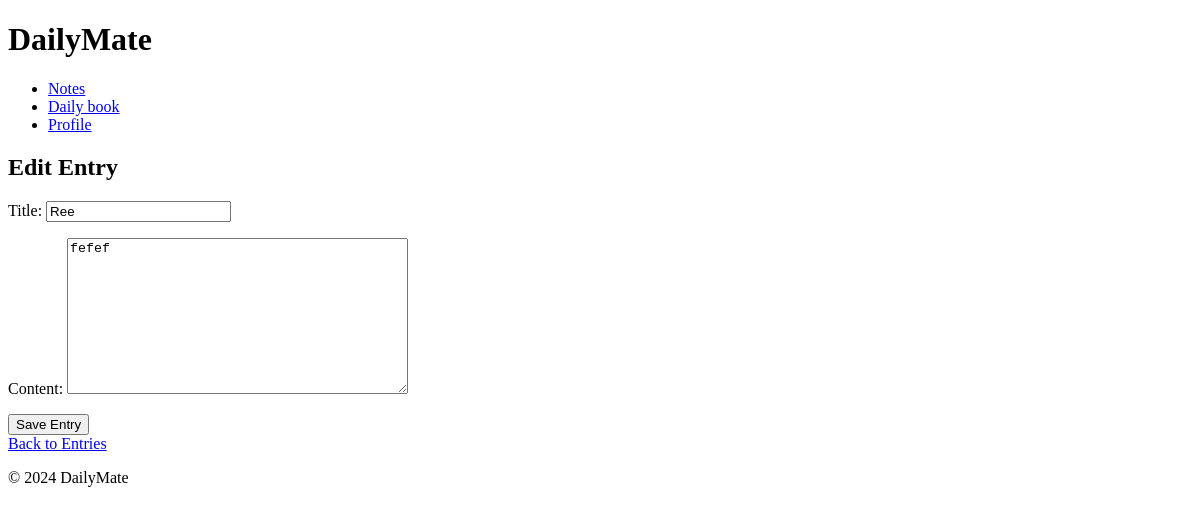
The app's page /note/1/edit/, older data.
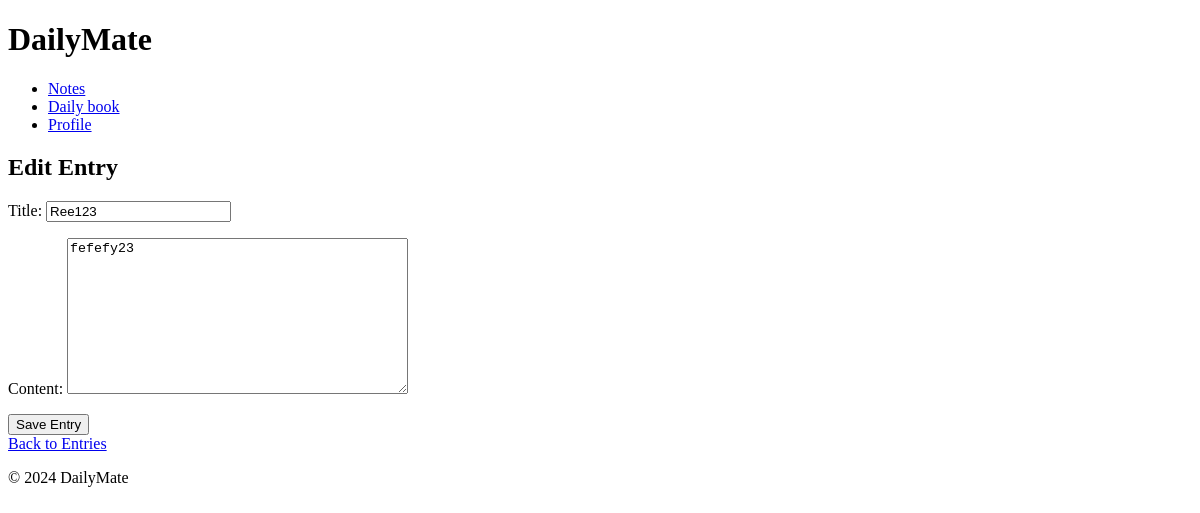
The same page, newer data.
### dailybook/models.py (models this page shows, shortened)
class Entry(models.Model):
    author = models.ForeignKey(User, on_delete=models.CASCADE)  # добавьте это поле
    title = models.CharField(max_length=100)
    content = models.TextField()

### dailybook/views.py (the view)
# urls.py: path('note/<int:pk>/edit/', EntryUpdateView.as_view(), name='entry_edit'),
class EntryUpdateView(UpdateView):
    model = Entry
    form_class = EntryForm
    template_name = 'note_form.html'
    success_url = reverse_lazy('note_list')

### dailybook/forms.py
class EntryForm(forms.ModelForm):
    class Meta:
        model = Entry
        fields = ['title', 'content']

### dailybook/templates/note_form.html (shortened to what this page needs)
{% extends 'base.html' %}
{% block content %}
  <h2>{% if form.instance.pk %}Edit{% else %}Add{% endif %} Entry</h2>
  <form method="post">
    {{ form.as_p }}
    <button type="submit">Save Entry</button>
  </form>
  <a href="{% url 'note_list' %}">Back to Entries</a>
{% endblock %}

Row changes from the older to the newer data that the page shows:
changed Entry: title "Ree" → "Ree123"; content "fefef" → "fefefу23"
